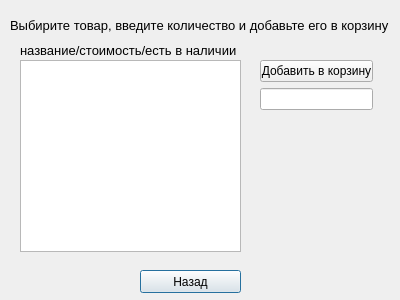
<?xml version="1.0" encoding="UTF-8"?>
<ui version="4.0">
 <class>ProductsWiewWindow</class>
 <widget class="QDialog" name="ProductsWiewWindow">
  <property name="geometry">
   <rect>
    <x>0</x>
    <y>0</y>
    <width>400</width>
    <height>300</height>
   </rect>
  </property>
  <property name="windowTitle">
   <string>Dialog</string>
  </property>
  <widget class="QListWidget" name="itemsList">
   <property name="geometry">
    <rect>
     <x>20</x>
     <y>60</y>
     <width>221</width>
     <height>192</height>
    </rect>
   </property>
  </widget>
  <widget class="QPushButton" name="exitButton">
   <property name="geometry">
    <rect>
     <x>140</x>
     <y>270</y>
     <width>101</width>
     <height>23</height>
    </rect>
   </property>
   <property name="text">
    <string>Назад</string>
   </property>
  </widget>
  <widget class="QLabel" name="legendLabel">
   <property name="geometry">
    <rect>
     <x>20</x>
     <y>40</y>
     <width>221</width>
     <height>20</height>
    </rect>
   </property>
   <property name="font">
    <font>
     <pointsize>10</pointsize>
    </font>
   </property>
   <property name="text">
    <string>название/стоимость/есть в наличии</string>
   </property>
  </widget>
  <widget class="QWidget" name="layoutWidget">
   <property name="geometry">
    <rect>
     <x>260</x>
     <y>60</y>
     <width>113</width>
     <height>51</height>
    </rect>
   </property>
   <layout class="QVBoxLayout" name="verticalLayout">
    <item>
     <widget class="QPushButton" name="addButton">
      <property name="text">
       <string>Добавить в корзину</string>
      </property>
     </widget>
    </item>
    <item>
     <widget class="QLineEdit" name="addInput"/>
    </item>
   </layout>
  </widget>
  <widget class="QLabel" name="messageLabel">
   <property name="geometry">
    <rect>
     <x>10</x>
     <y>10</y>
     <width>381</width>
     <height>31</height>
    </rect>
   </property>
   <property name="font">
    <font>
     <pointsize>10</pointsize>
    </font>
   </property>
   <property name="text">
    <string>Выбирите товар, введите количество и добавьте его в корзину</string>
   </property>
  </widget>
 </widget>
 <resources/>
 <connections>
  <connection>
   <sender>exitButton</sender>
   <signal>clicked()</signal>
   <receiver>ProductsWiewWindow</receiver>
   <slot>reject()</slot>
   <hints>
    <hint type="sourcelabel">
     <x>178</x>
     <y>261</y>
    </hint>
    <hint type="destinationlabel">
     <x>184</x>
     <y>293</y>
    </hint>
   </hints>
  </connection>
 </connections>
</ui>
